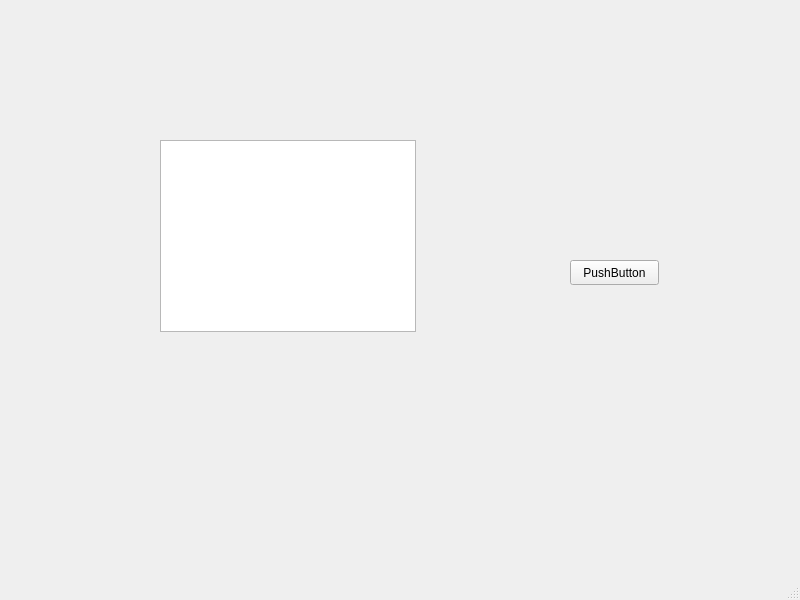
<?xml version="1.0" encoding="UTF-8"?>
<ui version="4.0">
 <class>MainWindow</class>
 <widget class="QMainWindow" name="MainWindow">
  <property name="geometry">
   <rect>
    <x>0</x>
    <y>0</y>
    <width>800</width>
    <height>600</height>
   </rect>
  </property>
  <property name="windowTitle">
   <string>MainWindow</string>
  </property>
  <widget class="QWidget" name="centralwidget">
   <widget class="QPushButton" name="pushButton">
    <property name="geometry">
     <rect>
      <x>570</x>
      <y>260</y>
      <width>89</width>
      <height>25</height>
     </rect>
    </property>
    <property name="text">
     <string>PushButton</string>
    </property>
   </widget>
   <widget class="QListWidget" name="listWidget">
    <property name="geometry">
     <rect>
      <x>160</x>
      <y>140</y>
      <width>256</width>
      <height>192</height>
     </rect>
    </property>
   </widget>
  </widget>
  <widget class="QMenuBar" name="menubar">
   <property name="geometry">
    <rect>
     <x>0</x>
     <y>0</y>
     <width>800</width>
     <height>22</height>
    </rect>
   </property>
  </widget>
  <widget class="QStatusBar" name="statusbar"/>
 </widget>
 <resources/>
 <connections/>
</ui>
